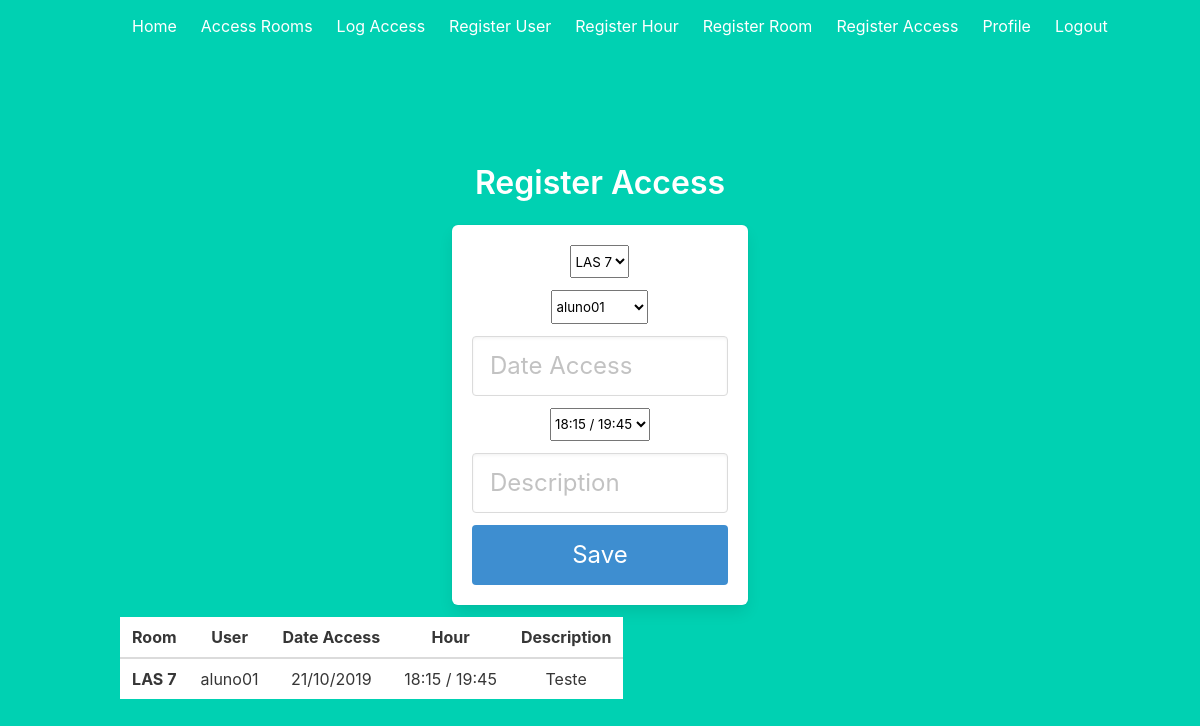
Page /register_access (signed in) on the earlier database version.
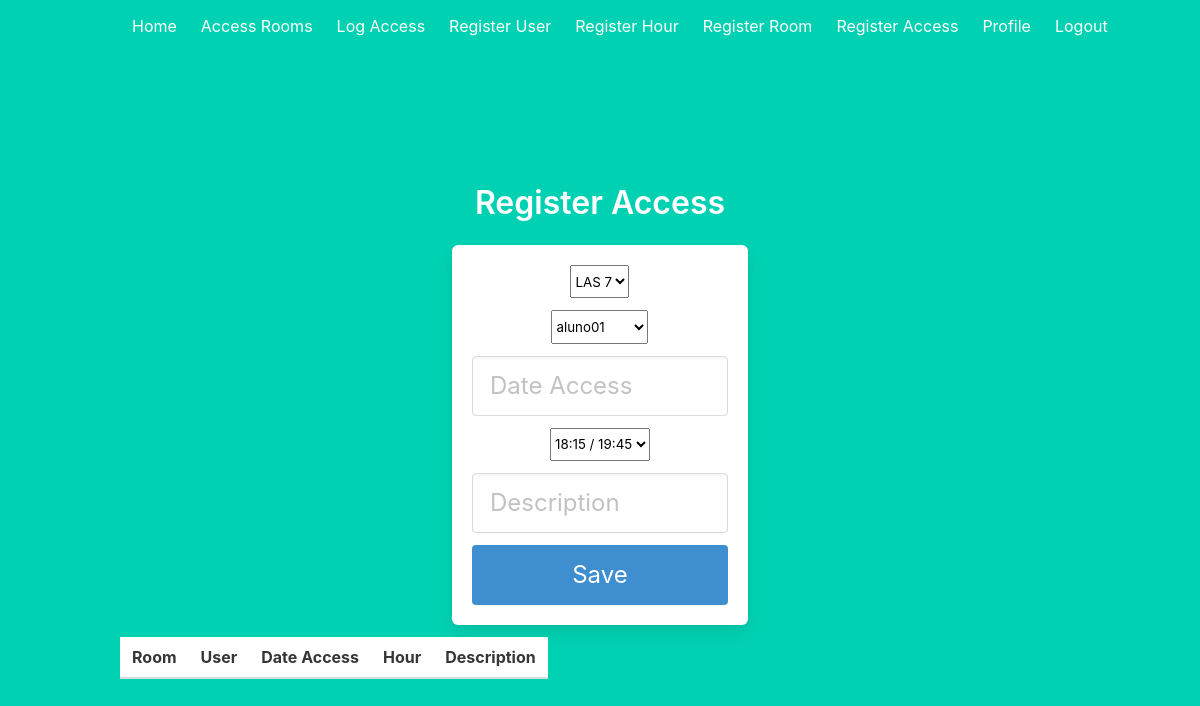
Same page on the later database version.
### models.py (models this page shows, shortened)
class HourRegister(db.Model):
    id = db.Column(db.Integer,primary_key=True)
    room_id = db.Column(db.Integer)
    user_id = db.Column(db.Integer)
    dt_access = db.Column(db.String(200))
    hours_id = db.Column(db.Integer)
    description = db.Column(db.String(1000))
    dt_start_access = db.Column(db.String(1000))
    dt_end_access = db.Column(db.String(1000))

class Room(db.Model):
    id = db.Column(db.Integer,primary_key=True)
    room = db.Column(db.String(200))

class User(UserMixin, db.Model):
    id = db.Column(db.Integer, primary_key=True)
    email = db.Column(db.String(100), unique=True)
    password = db.Column(db.String(100))
    name = db.Column(db.String(1000))
    num_university = db.Column(db.Integer)
    access_permission = db.Column(db.Boolean)
    dt_start_access =  db.Column(db.String(200))
    dt_end_access = db.Column(db.String(200))
    roles = db.relationship('Role', secondary='user_roles',
            backref=db.backref('users', lazy='dynamic'))
    def has_role(self, list_roles):
        return any(role.name for role in self.roles if role.name in list_roles)

class Hours(db.Model):
    id = db.Column(db.Integer,primary_key=True)
    hour_start = db.Column(db.Integer)
    hour_end = db.Column(db.Integer)
    desc_hour = db.Column(db.String(1000))

### auth.py (the view)
@auth.route('/register_access')
def register_access():
    rooms = Room.query.all()
    hours = Hours.query.all()
    users = User.query.all()
    list_access = db.session.query(HourRegister, Room, User, Hours
    ).join(Room, Room.id == HourRegister.room_id
    ).join(User, User.id == HourRegister.user_id
    ).join(Hours, Hours.id == HourRegister.hours_id
    ).filter(User.name != 'test'
    ).all()
    return render_template('register_access.html', room_list=rooms, user_list=users, list_hour=hours, list_access = list_access)

### __init__.py (called while the page is built)
def create_app():
    app = Flask(__name__)
    app.config['SECRET_KEY'] = 'thisismysecretkeydonotstealit'
    app.config['SQLALCHEMY_DATABASE_URI'] = 'sqlite:///db.sqlite3'
    db.init_app(app)
    def check_role():
        return str('bool_role')
    app.jinja_env.filters['check_role'] = check_role
    login_manager = LoginManager()
    login_manager.login_view = 'auth.login'
    login_manager.init_app(app)
    from .models import User
    @login_manager.user_loader
    def load_user(user_id):
        return User.query.get(int(user_id))
    from .auth import auth as auth_blueprint
    app.register_blueprint(auth_blueprint)
    from .main import main as main_blueprint
    app.register_blueprint(main_blueprint)
    return app

### templates/register_access.html (shortened to what this page needs)
{% extends "base.html" %}
{% block content %}
<div class="column is-4 is-offset-4">
    <h3 class="title">Register Access</h3>
    <div class="box">
        <form action="/register_access" method="POST">
            <div class="field">
                <select name=room_list class="select" id="inlineFormCustomSelect">
                    {% for r in room_list %}
                    <option value= "{{r.id}}" SELECTED>{{r.room}}</option>"
                    {% endfor %}
                </select>
            </div>
            <div class="field">
                <select name=user_list class="select" id="inlineFormCustomSelect">
                    {% for u in user_list %}
                    <option value= "{{u.id}}" SELECTED>{{u.name}}</option>"
                    {% endfor %}
                </select>
            </div>
            <div class="field">
                <div class="control">
                    <input class="input is-large" type="text" name="dt_access" placeholder="Date Access" autofocus="">
                </div>
            </div>
            <div class="field">
                <select name=hour_list class="select" id="inlineFormCustomSelect">
                    {% for h in list_hour %}
                    <option value= "{{h.id}}" SELECTED>{{h.desc_hour}}</option>"
                    {% endfor %}
                </select>
            </div>
            <div class="field">
                <div class="control">
                    <input class="input is-large" type="text" name="description" placeholder="Description" autofocus="">
                </div>
            </div>
            <button class="button is-block is-info is-large is-fullwidth">Save</button>
        </form>
    </div>
</div>
<div class="flight-container" style="overflow: auto; max-height: 80vh">
    <div class="table-responsive">
        <table class="table" id="list_access">
            <thead>
                <tr>
                    <th scope="col">Room</th>
                    <th scope="col">User</th>
                    <th scope="col">Date Access</th>
                    <th scope="col">Hour</th>
                    <th scope="col">Description</th>
                </tr>
            </thead>
            <tbody>
            {% for tt in list_access %}
                <tr id={{ tt[0].id }}>
                    <th scope="row">{{ tt[1].room }}</th>
                    <td> {{ tt[2].name }} </td>
                    <td> {{ tt[0].dt_access }} </td>
                    <td> {{ tt[3].desc_hour }} </td>
                    <td> {{ tt[0].description }} </td>
                </tr>
            {% endfor %}
            </tbody>
        </table>
    </div>
</div>
{% endblock %}

### templates/base.html (shortened to what this page needs)
<!DOCTYPE html>
<html>
<head>
    <link rel="stylesheet" href="https://cdnjs.cloudflare.com/ajax/libs/bulma/0.7.2/css/bulma.min.css" />
</head>
<body>
    <section class="hero is-primary is-fullheight">
        <div class="hero-head">
            <nav class="navbar">
                <div class="container">
                    <div id="navbarMenuHeroA" class="navbar-menu">
                        <div class="navbar-end">
                            <a href="{{ url_for('main.index') }}" class="navbar-item">
                                Home
                            </a>
                            {% if current_user.is_authenticated %}
                            <a href="{{ url_for('auth.access') }}" class="navbar-item">
                                Access Rooms
                            </a>
                            {% endif %}
                            {% if current_user.is_authenticated and current_user.has_role(['admin','professor'])%}
                            <a href="{{ url_for('auth.logaccess') }}" class="navbar-item">
                                Log Access
                            </a>
                            {% endif %}
                            {% if current_user.is_authenticated and current_user.has_role(['admin'])%}
                            <a href="{{ url_for('auth.signup') }}" class="navbar-item">
                                Register User
                            </a>
                            {% endif %}
                            {% if current_user.is_authenticated and current_user.has_role(['admin']) %}
                            <a href="{{ url_for('auth.hours') }}" class="navbar-item">
                                Register Hour
                            </a>
                            {% endif %}
                            {% if current_user.is_authenticated and current_user.has_role(['admin'])%}
                            <a href="{{ url_for('auth.rooms') }}" class="navbar-item">
                                Register Room
                            </a>
                            {% endif %}
                            {% if current_user.is_authenticated and current_user.has_role(['admin'])%}
                            <a href="{{ url_for('auth.register_access') }}" class="navbar-item">
                                Register Access
                            </a>
                            {% endif %}
                            {% if current_user.is_authenticated %}
                            <a href="{{ url_for('main.profile') }}" class="navbar-item">
                                Profile
                            </a>
                            {% endif %}
                            {% if current_user.is_authenticated %}
                            <a href="{{ url_for('auth.logout') }}" class="navbar-item">
                                Logout
                            </a>
                            {% endif %}
                        </div>
                    </div>
                </div>
            </nav>
        </div>
        <div class="hero-body">
            <div class="container has-text-centered">
               {% block content %}
               {% endblock %}
            </div>
        </div>
    </section>
</body>
</html>

Differences in the rows shown:
removed HourRegister: room "LAS 7", name "aluno01", dt_access "21/10/2019", desc_hour "18:15 / 19:45", description "Teste"
